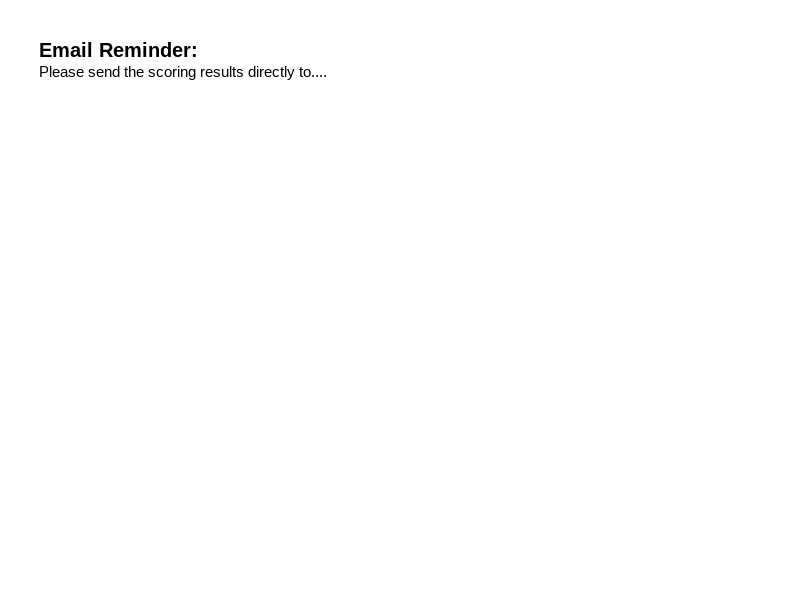

This chart was generated by the following MATLAB code:
function rem = email_reminder()

%window
posx = 0.4; posy = 0.4; width = 0.2; height = 0.2;
gui_color = [1 1 1];
rem = figure('Units','normalized','Position',[posx posy width height],'Name','Email Reminder',...
    'MenuBar','none','NumberTitle','off','Color', gui_color);
            
text_expl = ['\bf\fontsize{20}\fontname{Arial}Email Reminder:' char(10) '\rm\fontsize{15}Please send the scoring results directly to....'];
axes('units','normalized', 'position',[0.05 0.1 0.9 .8],'visible','off')
text(0,1,text_expl,'FontSize', 1.5)
end
